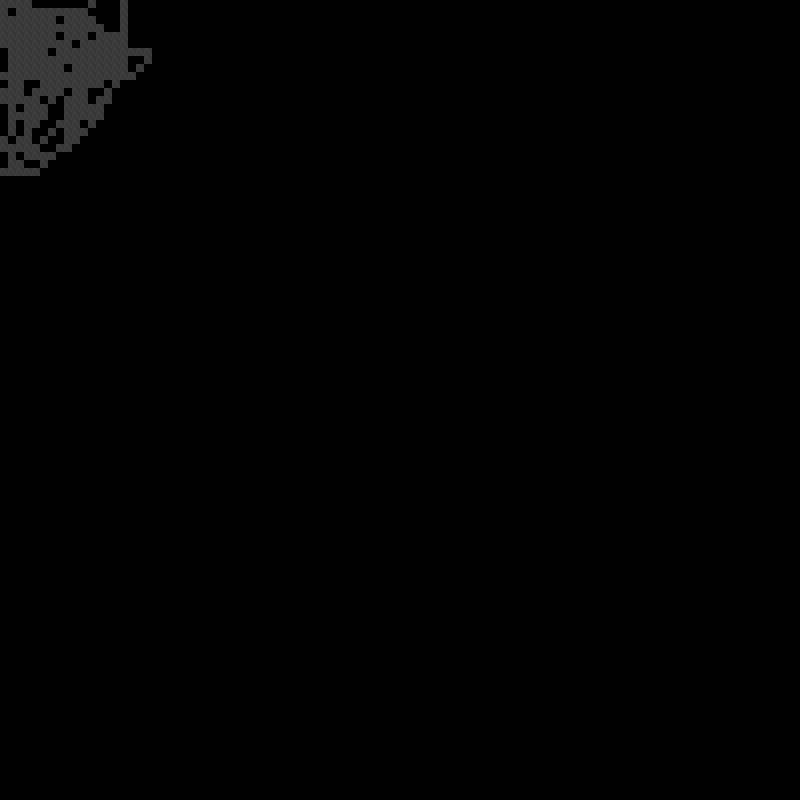

A 2D game scene composited from a Tiled map and its tileset images. What follows is a short description and the map's XML, with each tile layer's data collapsed to a summary:
An orthogonal 100x100 tile map with 8x8 px tiles, 1 tile layer (Tile Layer 1).

<map version="1.2" tiledversion="1.2.4" orientation="orthogonal" renderorder="right-down" width="100" height="100" tilewidth="8" tileheight="8" infinite="0" nextlayerid="2" nextobjectid="1">
 <tileset firstgid="1" source="test.tsx" />
 <layer id="1" name="Tile Layer 1" width="100" height="100">
  <data>[10000 cells, 227 non-empty, 1 distinct tile ids]</data>
 </layer>
</map>
